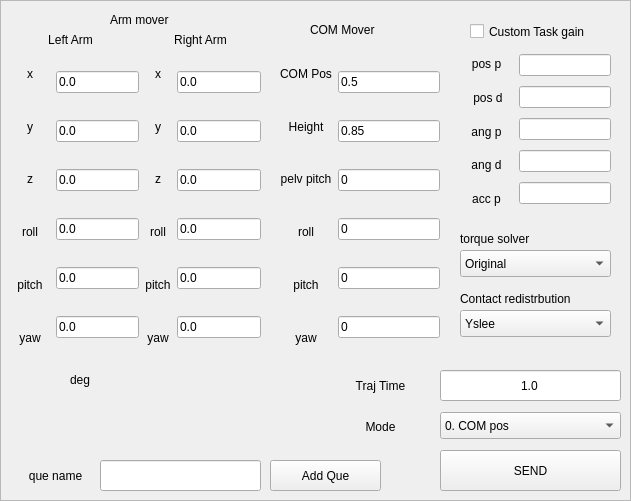
    <widget class="QFrame" name="frame_13">
     <property name="geometry">
      <rect>
       <x>10</x>
       <y>20</y>
       <width>631</width>
       <height>501</height>
      </rect>
     </property>
     <property name="frameShape">
      <enum>QFrame::StyledPanel</enum>
     </property>
     <property name="frameShadow">
      <enum>QFrame::Raised</enum>
     </property>
     <widget class="QLabel" name="label_56">
      <property name="geometry">
       <rect>
        <x>110</x>
        <y>10</y>
        <width>81</width>
        <height>20</height>
       </rect>
      </property>
      <property name="text">
       <string>Arm mover</string>
      </property>
     </widget>
     <widget class="QWidget" name="horizontalLayoutWidget_2">
      <property name="geometry">
       <rect>
        <x>10</x>
        <y>50</y>
        <width>251</width>
        <height>311</height>
       </rect>
      </property>
      <layout class="QHBoxLayout" name="horizontalLayout_4">
       <item>
        <layout class="QHBoxLayout" name="horizontalLayout_6">
         <item>
          <layout class="QVBoxLayout" name="verticalLayout_18">
           <item>
            <widget class="QLabel" name="l_arm_x">
             <property name="sizePolicy">
              <sizepolicy hsizetype="Minimum" vsizetype="Preferred">
               <horstretch>0</horstretch>
               <verstretch>0</verstretch>
              </sizepolicy>
             </property>
             <property name="minimumSize">
              <size>
               <width>40</width>
               <height>0</height>
              </size>
             </property>
             <property name="text">
              <string>x</string>
             </property>
             <property name="alignment">
              <set>Qt::AlignCenter</set>
             </property>
            </widget>
           </item>
           <item>
            <widget class="QLabel" name="l_arm_y">
             <property name="sizePolicy">
              <sizepolicy hsizetype="Minimum" vsizetype="Preferred">
               <horstretch>0</horstretch>
               <verstretch>0</verstretch>
              </sizepolicy>
             </property>
             <property name="minimumSize">
              <size>
               <width>40</width>
               <height>0</height>
              </size>
             </property>
             <property name="text">
              <string>y</string>
             </property>
             <property name="alignment">
              <set>Qt::AlignCenter</set>
             </property>
            </widget>
           </item>
           <item>
            <widget class="QLabel" name="l_arm_z">
             <property name="sizePolicy">
              <sizepolicy hsizetype="Minimum" vsizetype="Preferred">
               <horstretch>0</horstretch>
               <verstretch>0</verstretch>
              </sizepolicy>
             </property>
             <property name="minimumSize">
              <size>
               <width>40</width>
               <height>0</height>
              </size>
             </property>
             <property name="text">
              <string>z</string>
             </property>
             <property name="alignment">
              <set>Qt::AlignCenter</set>
             </property>
            </widget>
           </item>
           <item>
            <widget class="QLabel" name="l_arm_roll">
             <property name="text">
              <string>roll</string>
             </property>
             <property name="alignment">
              <set>Qt::AlignCenter</set>
             </property>
            </widget>
           </item>
           <item>
            <widget class="QLabel" name="l_arm_pitch">
             <property name="text">
              <string>pitch</string>
             </property>
             <property name="alignment">
              <set>Qt::AlignCenter</set>
             </property>
            </widget>
           </item>
           <item>
            <widget class="QLabel" name="l_arm_yaw">
             <property name="text">
              <string>yaw</string>
             </property>
             <property name="alignment">
              <set>Qt::AlignCenter</set>
             </property>
            </widget>
           </item>
          </layout>
         </item>
         <item>
          <layout class="QVBoxLayout" name="verticalLayout_17">
           <item>
            <widget class="QLineEdit" name="text_l_x">
             <property name="text">
              <string>0.0</string>
             </property>
            </widget>
           </item>
           <item>
            <widget class="QLineEdit" name="text_l_y">
             <property name="text">
              <string>0.0</string>
             </property>
            </widget>
           </item>
           <item>
            <widget class="QLineEdit" name="text_l_z">
             <property name="text">
              <string>0.0</string>
             </property>
            </widget>
           </item>
           <item>
            <widget class="QLineEdit" name="text_l_roll">
             <property name="text">
              <string>0.0</string>
             </property>
            </widget>
           </item>
           <item>
            <widget class="QLineEdit" name="text_l_pitch">
             <property name="text">
              <string>0.0</string>
             </property>
            </widget>
           </item>
           <item>
            <widget class="QLineEdit" name="text_l_yaw">
             <property name="text">
              <string>0.0</string>
             </property>
            </widget>
           </item>
          </layout>
         </item>
        </layout>
       </item>
       <item>
        <layout class="QHBoxLayout" name="horizontalLayout_7">
         <item>
          <layout class="QVBoxLayout" name="verticalLayout_23">
           <item>
            <widget class="QLabel" name="label_62">
             <property name="text">
              <string>x</string>
             </property>
             <property name="alignment">
              <set>Qt::AlignCenter</set>
             </property>
            </widget>
           </item>
           <item>
            <widget class="QLabel" name="label_61">
             <property name="text">
              <string>y</string>
             </property>
             <property name="alignment">
              <set>Qt::AlignCenter</set>
             </property>
            </widget>
           </item>
           <item>
            <widget class="QLabel" name="label_60">
             <property name="text">
              <string>z</string>
             </property>
             <property name="alignment">
              <set>Qt::AlignCenter</set>
             </property>
            </widget>
           </item>
           <item>
            <widget class="QLabel" name="label_59">
             <property name="text">
              <string>roll</string>
             </property>
             <property name="alignment">
              <set>Qt::AlignCenter</set>
             </property>
            </widget>
           </item>
           <item>
            <widget class="QLabel" name="label_58">
             <property name="text">
              <string>pitch</string>
             </property>
             <property name="alignment">
              <set>Qt::AlignCenter</set>
             </property>
            </widget>
           </item>
           <item>
            <widget class="QLabel" name="label_57">
             <property name="text">
              <string>yaw</string>
             </property>
             <property name="alignment">
              <set>Qt::AlignCenter</set>
             </property>
            </widget>
           </item>
          </layout>
         </item>
         <item>
          <layout class="QVBoxLayout" name="verticalLayout_19">
           <item>
            <widget class="QLineEdit" name="text_r_x">
             <property name="text">
              <string>0.0</string>
             </property>
            </widget>
           </item>
           <item>
            <widget class="QLineEdit" name="text_r_y">
             <property name="text">
              <string>0.0</string>
             </property>
            </widget>
           </item>
           <item>
            <widget class="QLineEdit" name="text_r_z">
             <property name="text">
              <string>0.0</string>
             </property>
            </widget>
           </item>
           <item>
            <widget class="QLineEdit" name="text_r_roll">
             <property name="text">
              <string>0.0</string>
             </property>
            </widget>
           </item>
           <item>
            <widget class="QLineEdit" name="text_r_pitch">
             <property name="text">
              <string>0.0</string>
             </property>
            </widget>
           </item>
           <item>
            <widget class="QLineEdit" name="text_r_yaw">
             <property name="text">
              <string>0.0</string>
             </property>
            </widget>
           </item>
          </layout>
         </item>
        </layout>
       </item>
      </layout>
     </widget>
     <widget class="QLabel" name="label_63">
      <property name="geometry">
       <rect>
        <x>10</x>
        <y>30</y>
        <width>121</width>
        <height>20</height>
       </rect>
      </property>
      <property name="text">
       <string>Left Arm</string>
      </property>
      <property name="alignment">
       <set>Qt::AlignCenter</set>
      </property>
     </widget>
     <widget class="QLabel" name="label_82">
      <property name="geometry">
       <rect>
        <x>140</x>
        <y>30</y>
        <width>121</width>
        <height>20</height>
       </rect>
      </property>
      <property name="text">
       <string>Right Arm</string>
      </property>
      <property name="alignment">
       <set>Qt::AlignCenter</set>
      </property>
     </widget>
     <widget class="QLabel" name="label_80">
      <property name="geometry">
       <rect>
        <x>330</x>
        <y>375</y>
        <width>101</width>
        <height>21</height>
       </rect>
      </property>
      <property name="text">
       <string>Traj Time</string>
      </property>
      <property name="alignment">
       <set>Qt::AlignCenter</set>
      </property>
     </widget>
     <widget class="QLabel" name="label_84">
      <property name="geometry">
       <rect>
        <x>330</x>
        <y>417</y>
        <width>101</width>
        <height>20</height>
       </rect>
      </property>
      <property name="text">
       <string>Mode</string>
      </property>
      <property name="alignment">
       <set>Qt::AlignCenter</set>
      </property>
     </widget>
     <widget class="QLineEdit" name="text_traj_time">
      <property name="geometry">
       <rect>
        <x>440</x>
        <y>370</y>
        <width>181</width>
        <height>31</height>
       </rect>
      </property>
      <property name="text">
       <string>1.0</string>
      </property>
      <property name="alignment">
       <set>Qt::AlignCenter</set>
      </property>
     </widget>
     <widget class="QPushButton" name="task_send_button">
      <property name="geometry">
       <rect>
        <x>440</x>
        <y>450</y>
        <width>181</width>
        <height>41</height>
       </rect>
      </property>
      <property name="text">
       <string>SEND</string>
      </property>
     </widget>
     <widget class="QLabel" name="label_81">
      <property name="geometry">
       <rect>
        <x>310</x>
        <y>20</y>
        <width>91</width>
        <height>20</height>
       </rect>
      </property>
      <property name="text">
       <string>COM Mover</string>
      </property>
     </widget>
     <widget class="QWidget" name="horizontalLayoutWidget_3">
      <property name="geometry">
       <rect>
        <x>280</x>
        <y>50</y>
        <width>160</width>
        <height>311</height>
       </rect>
      </property>
      <layout class="QHBoxLayout" name="horizontalLayout_5">
       <item>
        <layout class="QVBoxLayout" name="verticalLayout_26">
         <item>
          <widget class="QLabel" name="label_83">
           <property name="text">
            <string>COM Pos</string>
           </property>
           <property name="alignment">
            <set>Qt::AlignCenter</set>
           </property>
          </widget>
         </item>
         <item>
          <widget class="QLabel" name="label_86">
           <property name="text">
            <string>Height</string>
           </property>
           <property name="alignment">
            <set>Qt::AlignCenter</set>
           </property>
          </widget>
         </item>
         <item>
          <widget class="QLabel" name="label_104">
           <property name="text">
            <string>pelv pitch</string>
           </property>
           <property name="alignment">
            <set>Qt::AlignCenter</set>
           </property>
          </widget>
         </item>
         <item>
          <widget class="QLabel" name="label_87">
           <property name="text">
            <string>roll</string>
           </property>
           <property name="alignment">
            <set>Qt::AlignCenter</set>
           </property>
          </widget>
         </item>
         <item>
          <widget class="QLabel" name="label_90">
           <property name="text">
            <string>pitch</string>
           </property>
           <property name="alignment">
            <set>Qt::AlignCenter</set>
           </property>
          </widget>
         </item>
         <item>
          <widget class="QLabel" name="label_89">
           <property name="text">
            <string>yaw</string>
           </property>
           <property name="alignment">
            <set>Qt::AlignCenter</set>
           </property>
          </widget>
         </item>
        </layout>
       </item>
       <item>
        <layout class="QVBoxLayout" name="verticalLayout_16">
         <item>
          <widget class="QLineEdit" name="com_pos">
           <property name="text">
            <string>0.5</string>
           </property>
          </widget>
         </item>
         <item>
          <widget class="QLineEdit" name="com_height">
           <property name="text">
            <string>0.85</string>
           </property>
          </widget>
         </item>
         <item>
          <widget class="QLineEdit" name="pelv_pitch">
           <property name="text">
            <string>0</string>
           </property>
          </widget>
         </item>
         <item>
          <widget class="QLineEdit" name="com_roll">
           <property name="text">
            <string>0</string>
           </property>
          </widget>
         </item>
         <item>
          <widget class="QLineEdit" name="com_pitch">
           <property name="text">
            <string>0</string>
           </property>
          </widget>
         </item>
         <item>
          <widget class="QLineEdit" name="com_yaw">
           <property name="text">
            <string>0</string>
           </property>
          </widget>
         </item>
        </layout>
       </item>
      </layout>
     </widget>
     <widget class="QComboBox" name="task_mode">
      <property name="geometry">
       <rect>
        <x>440</x>
        <y>412</y>
        <width>181</width>
        <height>27</height>
       </rect>
      </property>
      <property name="sizePolicy">
       <sizepolicy hsizetype="Preferred" vsizetype="Fixed">
        <horstretch>0</horstretch>
        <verstretch>0</verstretch>
       </sizepolicy>
      </property>
      <property name="maximumSize">
       <size>
        <width>187</width>
        <height>27</height>
       </size>
      </property>
      <item>
       <property name="text">
        <string>0. COM pos</string>
       </property>
      </item>
      <item>
       <property name="text">
        <string>1. COM pos + rot</string>
       </property>
      </item>
      <item>
       <property name="text">
        <string>2. COM ,Upper</string>
       </property>
      </item>
      <item>
       <property name="text">
        <string>3. Pelv,Upper</string>
       </property>
      </item>
      <item>
       <property name="text">
        <string>4. left single</string>
       </property>
      </item>
      <item>
       <property name="text">
        <string>5. right single</string>
       </property>
      </item>
      <item>
       <property name="text">
        <string>6. --</string>
       </property>
      </item>
      <item>
       <property name="text">
        <string>7. --</string>
       </property>
      </item>
      <item>
       <property name="text">
        <string>8. --</string>
       </property>
      </item>
      <item>
       <property name="text">
        <string>9. --</string>
       </property>
      </item>
      <item>
       <property name="text">
        <string>10. CustomController 1</string>
       </property>
      </item>
      <item>
       <property name="text">
        <string>11. CustomController 2</string>
       </property>
      </item>
      <item>
       <property name="text">
        <string>12. CustomController 3</string>
       </property>
      </item>
      <item>
       <property name="text">
        <string>13. CustomController 4</string>
       </property>
      </item>
      <item>
       <property name="text">
        <string>14. CustomController 5</string>
       </property>
      </item>
     </widget>
     <widget class="QLabel" name="label_88">
      <property name="geometry">
       <rect>
        <x>70</x>
        <y>370</y>
        <width>81</width>
        <height>20</height>
       </rect>
      </property>
      <property name="text">
       <string>deg</string>
      </property>
     </widget>
     <widget class="QCheckBox" name="customtaskgain">
      <property name="geometry">
       <rect>
        <x>470</x>
        <y>20</y>
        <width>141</width>
        <height>23</height>
       </rect>
      </property>
      <property name="text">
       <string>Custom Task gain</string>
      </property>
     </widget>
     <widget class="QFrame" name="taskgain">
      <property name="enabled">
       <bool>true</bool>
      </property>
      <property name="geometry">
       <rect>
        <x>460</x>
        <y>40</y>
        <width>161</width>
        <height>181</height>
       </rect>
      </property>
      <property name="frameShape">
       <enum>QFrame::NoFrame</enum>
      </property>
      <property name="frameShadow">
       <enum>QFrame::Raised</enum>
      </property>
      <widget class="QWidget" name="horizontalLayoutWidget">
       <property name="geometry">
        <rect>
         <x>0</x>
         <y>10</y>
         <width>151</width>
         <height>163</height>
        </rect>
       </property>
       <layout class="QHBoxLayout" name="horizontalLayout">
        <item>
         <layout class="QVBoxLayout" name="verticalLayout">
          <item>
           <widget class="QLabel" name="label_4">
            <property name="text">
             <string>pos p</string>
            </property>
            <property name="alignment">
             <set>Qt::AlignCenter</set>
            </property>
           </widget>
          </item>
          <item>
           <widget class="QLabel" name="label_5">
            <property name="text">
             <string>    pos d   </string>
            </property>
           </widget>
          </item>
          <item>
           <widget class="QLabel" name="label_6">
            <property name="text">
             <string>ang p</string>
            </property>
            <property name="alignment">
             <set>Qt::AlignCenter</set>
            </property>
           </widget>
          </item>
          <item>
           <widget class="QLabel" name="label_12">
            <property name="text">
             <string>ang d</string>
            </property>
            <property name="alignment">
             <set>Qt::AlignCenter</set>
            </property>
           </widget>
          </item>
          <item>
           <widget class="QLabel" name="label_135">
            <property name="text">
             <string>acc p</string>
            </property>
            <property name="alignment">
             <set>Qt::AlignCenter</set>
            </property>
           </widget>
          </item>
         </layout>
        </item>
        <item>
         <layout class="QVBoxLayout" name="verticalLayout_4">
          <item>
           <widget class="QLineEdit" name="pospgain"/>
          </item>
          <item>
           <widget class="QLineEdit" name="posdgain"/>
          </item>
          <item>
           <widget class="QLineEdit" name="angpgain"/>
          </item>
          <item>
           <widget class="QLineEdit" name="angdgain"/>
          </item>
          <item>
           <widget class="QLineEdit" name="accgain"/>
          </item>
         </layout>
        </item>
       </layout>
      </widget>
     </widget>
     <widget class="QPushButton" name="que_add">
      <property name="geometry">
       <rect>
        <x>270</x>
        <y>460</y>
        <width>111</width>
        <height>31</height>
       </rect>
      </property>
      <property name="text">
       <string>Add Que</string>
      </property>
     </widget>
     <widget class="QLineEdit" name="text_que">
      <property name="geometry">
       <rect>
        <x>100</x>
        <y>460</y>
        <width>161</width>
        <height>31</height>
       </rect>
      </property>
      <property name="text">
       <string/>
      </property>
      <property name="alignment">
       <set>Qt::AlignCenter</set>
      </property>
     </widget>
     <widget class="QLabel" name="label_103">
      <property name="geometry">
       <rect>
        <x>10</x>
        <y>460</y>
        <width>91</width>
        <height>31</height>
       </rect>
      </property>
      <property name="text">
       <string>que name</string>
      </property>
      <property name="alignment">
       <set>Qt::AlignCenter</set>
      </property>
     </widget>
     <widget class="QComboBox" name="solver_mode">
      <property name="geometry">
       <rect>
        <x>460</x>
        <y>250</y>
        <width>151</width>
        <height>27</height>
       </rect>
      </property>
      <property name="sizePolicy">
       <sizepolicy hsizetype="Preferred" vsizetype="Fixed">
        <horstretch>0</horstretch>
        <verstretch>0</verstretch>
       </sizepolicy>
      </property>
      <property name="maximumSize">
       <size>
        <width>187</width>
        <height>27</height>
       </size>
      </property>
      <item>
       <property name="text">
        <string>Original</string>
       </property>
      </item>
      <item>
       <property name="text">
        <string>QP1</string>
       </property>
      </item>
      <item>
       <property name="text">
        <string>QP2</string>
       </property>
      </item>
      <item>
       <property name="text">
        <string>QP2_junhee</string>
       </property>
      </item>
     </widget>
     <widget class="QComboBox" name="cr_mode">
      <property name="geometry">
       <rect>
        <x>460</x>
        <y>310</y>
        <width>151</width>
        <height>27</height>
       </rect>
      </property>
      <property name="sizePolicy">
       <sizepolicy hsizetype="Preferred" vsizetype="Fixed">
        <horstretch>0</horstretch>
        <verstretch>0</verstretch>
       </sizepolicy>
      </property>
      <property name="maximumSize">
       <size>
        <width>187</width>
        <height>27</height>
       </size>
      </property>
      <item>
       <property name="text">
        <string>Yslee</string>
       </property>
      </item>
      <item>
       <property name="text">
        <string>QP</string>
       </property>
      </item>
      <item>
       <property name="text">
        <string>Off</string>
       </property>
      </item>
     </widget>
     <widget class="QLabel" name="label_133">
      <property name="geometry">
       <rect>
        <x>460</x>
        <y>230</y>
        <width>91</width>
        <height>17</height>
       </rect>
      </property>
      <property name="text">
       <string>torque solver</string>
      </property>
     </widget>
     <widget class="QLabel" name="label_134">
      <property name="geometry">
       <rect>
        <x>460</x>
        <y>290</y>
        <width>151</width>
        <height>17</height>
       </rect>
      </property>
      <property name="text">
       <string>Contact redistrbution</string>
      </property>
     </widget>
    </widget>
